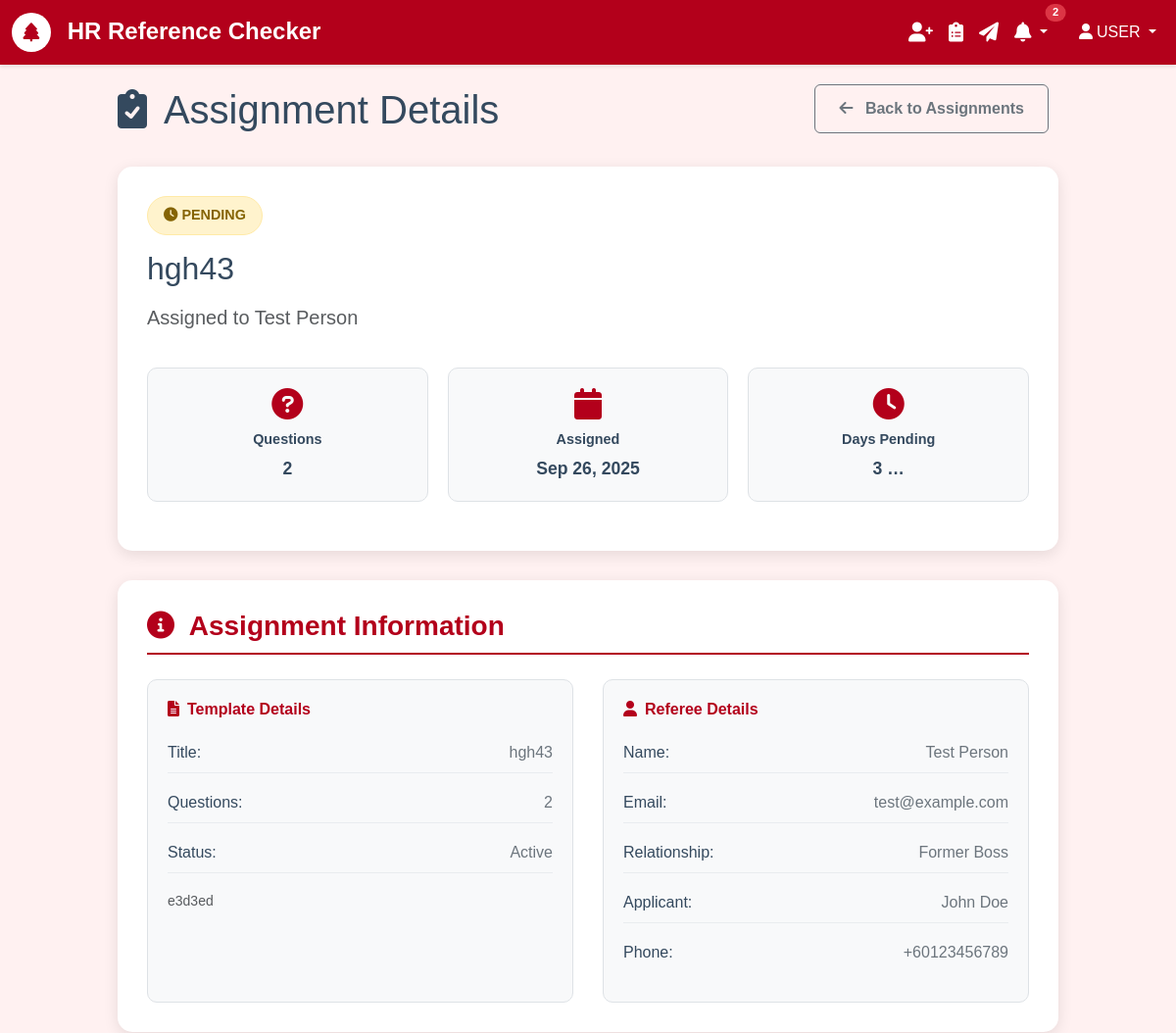
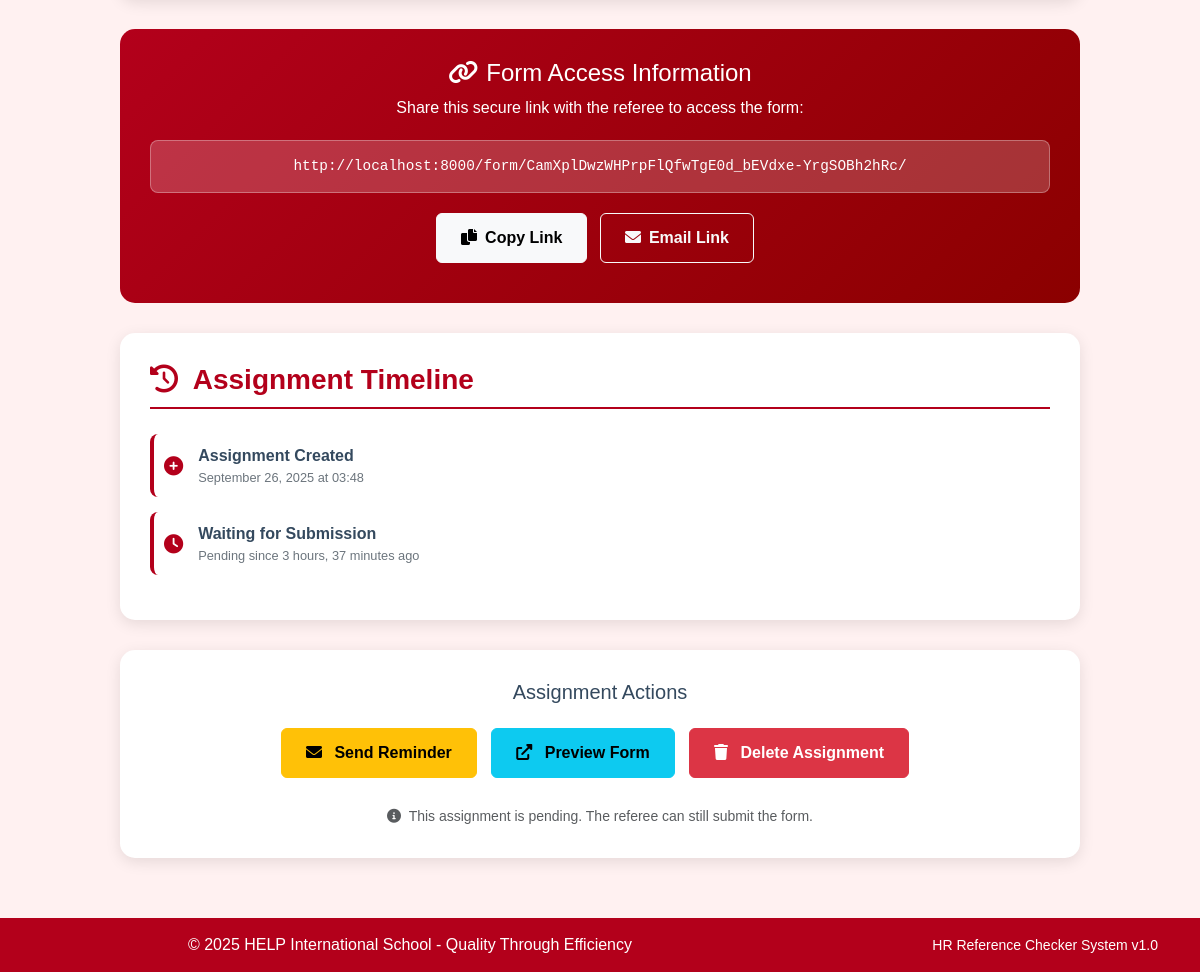
The page /forms/31/ (signed in) on the database its author committed (2 pictures, top to bottom).
### authentication/models.py (models this page shows, shortened)
class User(AbstractUser):
    email = models.EmailField(unique=True)
    is_active = models.BooleanField(default=True)
    created_at = models.DateTimeField(auto_now_add=True)
    USERNAME_FIELD = 'email'
    REQUIRED_FIELDS = ['username']
    class Meta:
        db_table = 'auth_user'
        verbose_name = 'User'
        verbose_name_plural = 'Users'

### forms/models.py (models this page shows, shortened)
class Form(models.Model):
    template = models.ForeignKey('form_templates.Template', on_delete=models.CASCADE)
    referee = models.ForeignKey('referees.Referee', on_delete=models.CASCADE)
    unique_token = models.CharField(max_length=255, unique=True, blank=True)
    status = models.CharField(
        max_length=20,
        choices=FormStatus.choices,
        default=FormStatus.PENDING
    )
    created_at = models.DateTimeField(auto_now_add=True)
    submitted_at = models.DateTimeField(null=True, blank=True)
    class Meta:
        ordering = ['-created_at']
        verbose_name = 'Form Assignment'
        verbose_name_plural = 'Form Assignments'
    def generate_access_url(self, base_url="http://localhost:8000"):
        return f"{base_url}/form/{self.unique_token}/"

### form_templates/models.py (models this page shows, shortened)
class Template(models.Model):
    title = models.CharField(max_length=255, validators=[MinLengthValidator(3)])
    description = models.TextField(blank=True, help_text="Brief description of this template")
    instructions = models.TextField(
        blank=True,
        help_text="Instructions shown to referees before filling the form"
    )
    created_by = models.ForeignKey(settings.AUTH_USER_MODEL, on_delete=models.CASCADE)
    is_active = models.BooleanField(default=True)
    created_at = models.DateTimeField(auto_now_add=True)
    updated_at = models.DateTimeField(auto_now=True)
    class Meta:
        ordering = ['-created_at']
        verbose_name = 'Form Template'
        verbose_name_plural = 'Form Templates'
    def get_questions_count(self):
        return self.questions.count()

### referees/models.py (models this page shows, shortened)
class Referee(models.Model):
    name = models.CharField(max_length=255)
    email = models.EmailField()
    phone_regex = RegexValidator(
        regex=r'^\+?1?\d{9,15}$',
        message="Phone number must be entered in the format: '+999999999'. Up to 15 digits allowed."
    )
    phone = models.CharField(validators=[phone_regex], max_length=17, blank=True)
    relationship = models.CharField(max_length=100, help_text="e.g., Former Manager, Colleague, etc.")
    applicant_name = models.CharField(max_length=255, help_text="Name of the person being referenced")
    created_at = models.DateTimeField(auto_now_add=True)
    is_active = models.BooleanField(default=True)
    class Meta:
        ordering = ['-created_at']
        verbose_name = 'Referee'
        verbose_name_plural = 'Referees'

### forms/views.py (the view)
# urls.py: path('<int:pk>/', views.FormDetailView.as_view(), name='detail'),
class FormDetailView(LoginRequiredMixin, DetailView):
    model = Form
    template_name = 'forms/detail.html'
    context_object_name = 'assignment'
    def get_object(self):
        return get_object_or_404(
            Form.objects.select_related('template', 'referee'),
            pk=self.kwargs['pk']
        )
    def get_context_data(self, **kwargs):
        context = super().get_context_data(**kwargs)
        if self.object.created_at:
            days_old = (timezone.now() - self.object.created_at).days
            context['is_expired'] = days_old > 30
        else:
            context['is_expired'] = False
        context['access_url'] = self.object.generate_access_url()
        return context

### templates/forms/detail.html (shortened to what this page needs)
{% extends 'base.html' %}
{% block content %}
<div class="assignment-detail-container">
    <div class="d-flex justify-content-between align-items-center mb-4">
        <h1>
            <i class="fas fa-clipboard-check me-2"></i>
            Assignment Details
        </h1>
        <a href="{% url 'forms:list' %}" class="btn btn-outline-secondary">
            <i class="fas fa-arrow-left me-2"></i>
            Back to Assignments
        </a>
    </div>
    <div class="assignment-header">
        <div class="d-flex justify-content-between align-items-start">
            <div class="flex-grow-1">
                {% if assignment.status == 'PENDING' %}
                    <div class="status-badge status-pending">
                        <i class="fas fa-clock me-1"></i>Pending
                    </div>
                {% else %}
                    <div class="status-badge status-completed">
                        <i class="fas fa-check-circle me-1"></i>Completed
                    </div>
                {% endif %}
                <h2 class="mb-3">{{ assignment.template.title }}</h2>
                <p class="lead text-muted">Assigned to {{ assignment.referee.name }}</p>
            </div>
        </div>
        <div class="assignment-stats">
            <div class="stat-item">
                <i class="fas fa-question-circle stat-icon"></i>
                <div class="stat-label">Questions</div>
                <div class="stat-value">{{ assignment.template.get_questions_count }}</div>
            </div>
            <div class="stat-item">
                <i class="fas fa-calendar stat-icon"></i>
                <div class="stat-label">Assigned</div>
                <div class="stat-value">{{ assignment.created_at|date:"M d, Y" }}</div>
            </div>
            <div class="stat-item">
                <i class="fas fa-clock stat-icon"></i>
                <div class="stat-label">Days Pending</div>
                <div class="stat-value">
                    {% if assignment.status == 'PENDING' %}
                        {{ assignment.created_at|timesince|truncatewords:1 }}
                    {% else %}
                        -
                    {% endif %}
                </div>
            </div>
        </div>
    </div>
    <div class="info-section">
        <h3 class="section-title">
            <i class="fas fa-info-circle me-2"></i>
            Assignment Information
        </h3>
        <div class="info-grid">
            <div class="info-card">
                <h6><i class="fas fa-file-alt me-2"></i>Template Details</h6>
                <div class="info-item">
                    <span class="info-label">Title:</span>
                    <span class="info-value">{{ assignment.template.title }}</span>
                </div>
                <div class="info-item">
                    <span class="info-label">Questions:</span>
                    <span class="info-value">{{ assignment.template.get_questions_count }}</span>
                </div>
                <div class="info-item">
                    <span class="info-label">Status:</span>
                    <span class="info-value">
                        {% if assignment.template.is_active %}Active{% else %}Inactive{% endif %}
                    </span>
                </div>
                {% if assignment.template.description %}
                <div class="mt-3">
                    <small class="text-muted">{{ assignment.template.description }}</small>
                </div>
                {% endif %}
            </div>
            <div class="info-card">
                <h6><i class="fas fa-user me-2"></i>Referee Details</h6>
                <div class="info-item">
                    <span class="info-label">Name:</span>
                    <span class="info-value">{{ assignment.referee.name }}</span>
                </div>
                <div class="info-item">
                    <span class="info-label">Email:</span>
                    <span class="info-value">{{ assignment.referee.email }}</span>
                </div>
                <div class="info-item">
                    <span class="info-label">Relationship:</span>
                    <span class="info-value">{{ assignment.referee.relationship }}</span>
                </div>
                <div class="info-item">
                    <span class="info-label">Applicant:</span>
                    <span class="info-value">{{ assignment.referee.applicant_name }}</span>
                </div>
                {% if assignment.referee.phone %}
                <div class="info-item">
                    <span class="info-label">Phone:</span>
                    <span class="info-value">{{ assignment.referee.phone }}</span>
                </div>
                {% endif %}
            </div>
        </div>
    </div>
    <div class="access-section">
        <h4><i class="fas fa-link me-2"></i>Form Access Information</h4>
        <p>Share this secure link with the referee to access the form:</p>
        <div class="access-url" id="accessUrl">{{ access_url }}</div>
        <div class="mt-3">
            <button class="btn btn-light me-2" onclick="copyToClipboard('{{ access_url }}', this)">
                <i class="fas fa-copy me-2"></i>Copy Link
            </button>
            <a href="mailto:{{ assignment.referee.email }}?subject=Reference Request - {{ assignment.template.title }}&body=Please complete your reference form at: {{ access_url }}"
               class="btn btn-outline-light">
                <i class="fas fa-envelope me-2"></i>Email Link
            </a>
        </div>
    </div>
    <div class="info-section">
        <h3 class="section-title">
            <i class="fas fa-history me-2"></i>
            Assignment Timeline
        </h3>
        <div class="timeline-item">
            <i class="fas fa-plus-circle timeline-icon"></i>
            <div class="timeline-content">
                <strong>Assignment Created</strong>
                <div class="timeline-date">{{ assignment.created_at|date:"F d, Y \a\\t H:i" }}</div>
            </div>
        </div>
        {% if assignment.submitted_at %}
        <div class="timeline-item">
            <i class="fas fa-check-circle timeline-icon"></i>
            <div class="timeline-content">
                <strong>Form Submitted</strong>
                <div class="timeline-date">{{ assignment.submitted_at|date:"F d, Y \a\\t H:i" }}</div>
            </div>
        </div>
        {% else %}
        <div class="timeline-item">
            <i class="fas fa-clock timeline-icon"></i>
            <div class="timeline-content">
                <strong>Waiting for Submission</strong>
                <div class="timeline-date">Pending since {{ assignment.created_at|timesince }} ago</div>
            </div>
        </div>
        {% endif %}
    </div>
    <div class="action-buttons">
        <h5 class="mb-4">Assignment Actions</h5>
        {% if assignment.status == 'PENDING' %}
            <form method="post" action="{% url 'forms:resend' assignment.pk %}" style="display: inline;">
                <button type="submit" class="btn btn-warning"
                        onclick="return confirm('Send reminder email to {{ assignment.referee.name }}?')">
                    <i class="fas fa-envelope me-2"></i>
                    Send Reminder
                </button>
            </form>
        {% endif %}
        <a href="{{ access_url }}" target="_blank" class="btn btn-info">
            <i class="fas fa-external-link-alt me-2"></i>
            Preview Form
        </a>
        {% if assignment.status == 'PENDING' %}
            <a href="{% url 'forms:delete' assignment.pk %}" class="btn btn-danger"
               onclick="return confirm('Are you sure you want to delete this assignment?')">
                <i class="fas fa-trash me-2"></i>
                Delete Assignment
            </a>
        {% endif %}
        <div class="mt-3">
            <small class="text-muted">
                <i class="fas fa-info-circle me-1"></i>
                {% if assignment.status == 'COMPLETED' %}
                    This form has been completed and cannot be modified.
                {% else %}
                    This assignment is pending. The referee can still submit the form.
                {% endif %}
            </small>
        </div>
    </div>
</div>
{% endblock %}

### templates/base.html (shortened to what this page needs)
<!DOCTYPE html>
<html lang="en">
<head>
    <link href="https://cdn.jsdelivr.net/npm/bootstrap@5.3.0/dist/css/bootstrap.min.css" rel="stylesheet">
    <link href="https://cdnjs.cloudflare.com/ajax/libs/font-awesome/6.0.0/css/all.min.css" rel="stylesheet">
</head>
<body>
    <nav class="navbar navbar-expand-lg navbar-dark">
        <div class="container-fluid">
            <a class="navbar-brand" href="{% url 'core:home' %}">
                <span class="help-logo">
                    <i class="fas fa-tree"></i>
                </span>
                HR Reference Checker
            </a>
            <div class="collapse navbar-collapse" id="navbarNav">
                {% if user.is_authenticated %}
                    <ul class="navbar-nav me-3">
                        <li class="nav-item">
                            <a class="nav-link" href="{% url 'referees:list' %}" title="Manage Referees">
                                <i class="fas fa-user-plus fa-lg"></i>
                            </a>
                        </li>
                        <li class="nav-item">
                            <a class="nav-link" href="{% url 'form_templates:list' %}" title="Manage Templates">
                                <i class="fas fa-clipboard-list fa-lg"></i>
                            </a>
                        </li>
                        <li class="nav-item">
                            <a class="nav-link" href="{% url 'forms:list' %}" title="Assign Forms">
                                <i class="fas fa-paper-plane fa-lg"></i>
                            </a>
                        </li>
                        <li class="nav-item dropdown">
                            <a class="nav-link dropdown-toggle position-relative" href="#" title="Notifications" role="button" data-bs-toggle="dropdown" id="notificationDropdown">
                                <i class="fas fa-bell fa-lg"></i>
                                {% if notification_count > 0 %}
                                    <span class="position-absolute top-0 start-100 translate-middle badge rounded-pill bg-danger notification-badge" id="notificationBadge">
                                        {{ notification_count }}
                                    </span>
                                {% endif %}
                            </a>
                        </li>
                    </ul>
                {% endif %}
                <ul class="navbar-nav">
                    {% if user.is_authenticated %}
                        <li class="nav-item dropdown">
                            <a class="nav-link dropdown-toggle" href="#" id="navbarDropdown" role="button" data-bs-toggle="dropdown">
                                <i class="fas fa-user me-1"></i>{{ user.first_name|upper|default:"USER" }}
                            </a>
                        </li>
                    {% else %}
                        <li class="nav-item">
                            <a class="nav-link" href="{% url 'authentication:login' %}">
                                <i class="fas fa-sign-in-alt me-1"></i>Login
                            </a>
                        </li>
                    {% endif %}
                </ul>
            </div>
        </div>
    </nav>
    <div class="main-content-area">
        {% block content %}{% endblock %}
    </div>
    <footer class="footer">
        <div class="container">
            <div class="row">
                <div class="col-md-8">
                    <p class="mb-0">&copy; 2025 HELP International School - Quality Through Efficiency</p>
                </div>
                <div class="col-md-4 text-end">
                    <small>HR Reference Checker System v1.0</small>
                </div>
            </div>
        </div>
    </footer>
</body>
</html>

### rows shown on the page
Form: template "hgh43", referee.name "Test Person", template.get_questions_count "2", created_at "Sep 26, 2025", created_at "3 …", template.description "e3d3ed", referee.email "test@example.com", referee.relationship "Former Boss", referee.applicant_name "John Doe", referee.phone "+60123456789", created_at "September 26, 2025 at 03:48", created_at "3 hours, 37 minutes"

### other values the page prints
{{ notification_count }} "2"
{{ user.first_name|upper|default:"USER" }} "USER"
{{ access_url }} "http://localhost:8000/form/CamXplDwzWHPrpFlQfwTgE0d_bEVdxe-YrgSOBh2hRc/"
